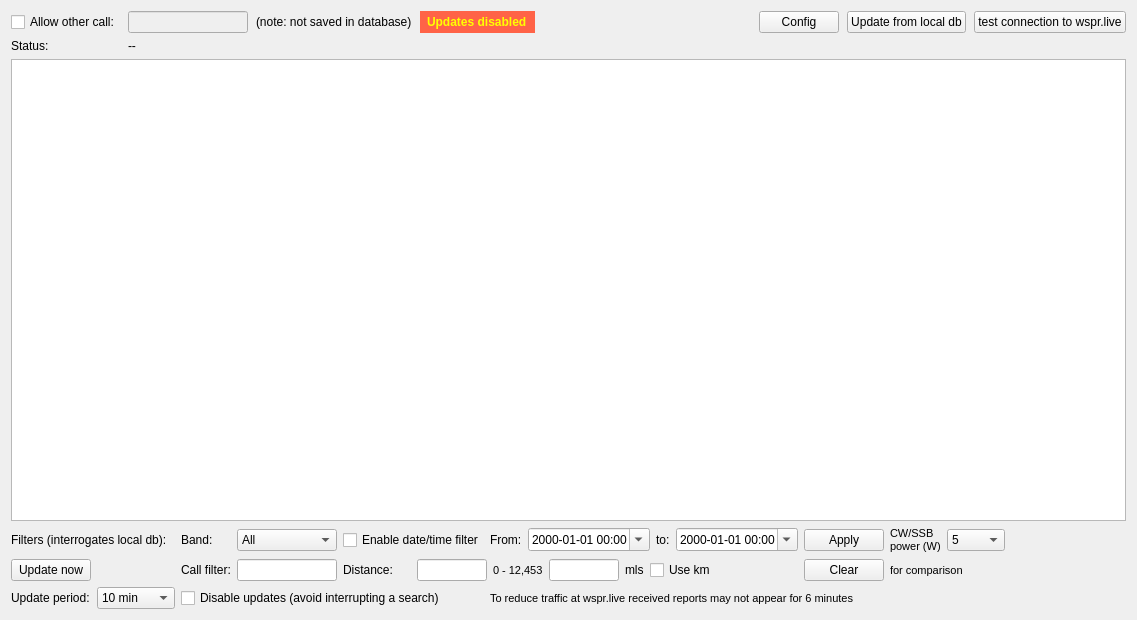
<?xml version="1.0" encoding="UTF-8"?>
<!-- From LiveForm.Designer.cs (C# control names kept), laid out like rxform.ui so the grid grows with the window. Edit in Qt Designer. -->
<ui version="4.0">
 <class>LiveForm</class>
 <widget class="QWidget" name="LiveForm">
  <property name="geometry"><rect><x>0</x><y>0</y><width>1137</width><height>620</height></rect></property>
  <property name="windowTitle"><string>Received transmissions for this call</string></property>
  <layout class="QVBoxLayout" name="mainLayout">
   <item><layout class="QGridLayout" name="topLayout"><property name="horizontalSpacing"><number>8</number></property><item row="0" column="0"><widget class="QCheckBox" name="othercheckBox"><property name="text"><string>Allow other call:</string></property><property name="toolTip"><string>Show the reports for another call (they are not saved)</string></property></widget></item><item row="0" column="1"><widget class="QLineEdit" name="calltextBox"><property name="maximumSize"><size><width>120</width><height>16777215</height></size></property><property name="enabled"><bool>false</bool></property><property name="toolTip"><string>Another call - press Enter to fetch its reports</string></property></widget></item><item row="0" column="2"><widget class="QLabel" name="label9"><property name="text"><string>(note: not saved in database)</string></property></widget></item><item row="0" column="3"><widget class="QLabel" name="disabledlabel"><property name="text"><string>Updates disabled</string></property><property name="font"><font><bold>true</bold></font></property><property name="styleSheet"><string>background-color: tomato; color: yellow; padding: 1px 4px;</string></property></widget></item><item row="0" column="4"><spacer name="topSpacer"><property name="orientation"><enum>Qt::Orientation::Horizontal</enum></property><property name="sizeHint" stdset="0"><size><width>20</width><height>10</height></size></property></spacer></item><item row="0" column="5"><widget class="QPushButton" name="configbutton"><property name="text"><string>Config</string></property><property name="toolTip"><string>Own callsign</string></property></widget></item><item row="0" column="6"><widget class="QPushButton" name="updatebutton"><property name="text"><string>Update from local db</string></property><property name="toolTip"><string>Show the reports saved in the database</string></property></widget></item><item row="0" column="7"><widget class="QPushButton" name="testDBbutton"><property name="text"><string>test connection to wspr.live</string></property></widget></item><item row="1" column="0"><widget class="QLabel" name="label14"><property name="text"><string>Status:</string></property></widget></item><item row="1" column="1" colspan="7"><widget class="QLabel" name="statuslabel"><property name="text"><string>--</string></property></widget></item></layout></item>
   <item><widget class="QTableView" name="dataGridView1"><property name="selectionBehavior"><enum>QAbstractItemView::SelectionBehavior::SelectRows</enum></property><property name="selectionMode"><enum>QAbstractItemView::SelectionMode::SingleSelection</enum></property><property name="editTriggers"><set>QAbstractItemView::EditTrigger::NoEditTriggers</set></property><property name="sortingEnabled"><bool>true</bool></property><property name="alternatingRowColors"><bool>true</bool></property></widget></item>
   <item><layout class="QGridLayout" name="bottomLayout"><property name="horizontalSpacing"><number>6</number></property><item row="0" column="0" colspan="2"><widget class="QLabel" name="label4"><property name="text"><string>Filters (interrogates local db):</string></property></widget></item><item row="0" column="2"><widget class="QLabel" name="label5"><property name="text"><string>Band:</string></property></widget></item><item row="0" column="3"><widget class="QComboBox" name="bandlistBox"><item><property name="text"><string>All</string></property></item><item><property name="text"><string>LF</string></property></item><item><property name="text"><string>MF</string></property></item><item><property name="text"><string>160m</string></property></item><item><property name="text"><string>80m</string></property></item><item><property name="text"><string>60m</string></property></item><item><property name="text"><string>40m</string></property></item><item><property name="text"><string>30m</string></property></item><item><property name="text"><string>22m</string></property></item><item><property name="text"><string>20m</string></property></item><item><property name="text"><string>17m</string></property></item><item><property name="text"><string>15m</string></property></item><item><property name="text"><string>12m</string></property></item><item><property name="text"><string>10m</string></property></item><item><property name="text"><string>8m</string></property></item><item><property name="text"><string>6m</string></property></item><item><property name="text"><string>4m</string></property></item><item><property name="text"><string>2m</string></property></item><item><property name="text"><string>70cm</string></property></item><item><property name="text"><string>23cm</string></property></item></widget></item><item row="0" column="4" colspan="2"><widget class="QCheckBox" name="datecheckBox"><property name="text"><string>Enable date/time filter</string></property></widget></item><item row="0" column="6"><widget class="QLabel" name="label2"><property name="text"><string>From:</string></property></widget></item><item row="0" column="7"><widget class="QDateTimeEdit" name="dateTimePicker1"><property name="displayFormat"><string>yyyy-MM-dd HH:mm</string></property><property name="calendarPopup"><bool>true</bool></property><property name="toolTip"><string>UTC</string></property></widget></item><item row="0" column="8"><widget class="QLabel" name="label1"><property name="text"><string>to:</string></property></widget></item><item row="0" column="9"><widget class="QDateTimeEdit" name="dateTimePicker2"><property name="displayFormat"><string>yyyy-MM-dd HH:mm</string></property><property name="calendarPopup"><bool>true</bool></property><property name="toolTip"><string>UTC</string></property></widget></item><item row="0" column="10"><widget class="QPushButton" name="filterbutton"><property name="text"><string>Apply</string></property></widget></item><item row="0" column="11"><widget class="QLabel" name="label10"><property name="text"><string>CW/SSB 
power (W)</string></property><property name="font"><font><pointsize>8</pointsize></font></property></widget></item><item row="0" column="12"><widget class="QComboBox" name="CWSSBlistBox"><item><property name="text"><string>5</string></property></item><item><property name="text"><string>10</string></property></item><item><property name="text"><string>15</string></property></item><item><property name="text"><string>20</string></property></item><item><property name="text"><string>30</string></property></item><item><property name="text"><string>50</string></property></item><item><property name="text"><string>70</string></property></item><item><property name="text"><string>100</string></property></item><item><property name="text"><string>200</string></property></item><item><property name="text"><string>300</string></property></item><item><property name="text"><string>500</string></property></item><item><property name="text"><string>700</string></property></item><item><property name="text"><string>1000</string></property></item><item><property name="text"><string>1500</string></property></item><item><property name="text"><string>2000</string></property></item></widget></item><item row="0" column="13" rowspan="3"><spacer name="bottomSpacer"><property name="orientation"><enum>Qt::Orientation::Horizontal</enum></property><property name="sizeHint" stdset="0"><size><width>20</width><height>10</height></size></property></spacer></item><item row="1" column="0"><widget class="QPushButton" name="Nowbutton"><property name="text"><string>Update now</string></property><property name="toolTip"><string>Fetch the reports for the update period from wspr.live now</string></property></widget></item><item row="1" column="2"><widget class="QLabel" name="label3"><property name="text"><string>Call filter:</string></property></widget></item><item row="1" column="3"><widget class="QLineEdit" name="callFiltertextBox"><property name="maximumSize"><size><width>100</width><height>16777215</height></size></property><property name="toolTip"><string>Reporters starting with this text</string></property></widget></item><item row="1" column="4"><widget class="QLabel" name="label6"><property name="text"><string>Distance:</string></property></widget></item><item row="1" column="5" colspan="5"><layout class="QHBoxLayout" name="distanceLayout"><item><widget class="QLineEdit" name="DFromtextBox"><property name="maximumSize"><size><width>70</width><height>16777215</height></size></property><property name="toolTip"><string>From (blank = no lower limit)</string></property></widget></item><item><widget class="QLabel" name="Dlabel"><property name="text"><string>0 - 12,453</string></property><property name="font"><font><pointsize>8</pointsize></font></property></widget></item><item><widget class="QLineEdit" name="DTotextBox"><property name="maximumSize"><size><width>70</width><height>16777215</height></size></property><property name="toolTip"><string>To (blank = no upper limit)</string></property></widget></item><item><widget class="QLabel" name="Ulabel"><property name="text"><string>mls</string></property></widget></item><item><widget class="QCheckBox" name="kmcheckBox"><property name="text"><string>Use km</string></property></widget></item><item><spacer name="distanceSpacer"><property name="orientation"><enum>Qt::Orientation::Horizontal</enum></property><property name="sizeHint" stdset="0"><size><width>20</width><height>10</height></size></property></spacer></item></layout></item><item row="1" column="10"><widget class="QPushButton" name="Clearbutton"><property name="text"><string>Clear</string></property><property name="toolTip"><string>Remove the filters: the latest reports again</string></property></widget></item><item row="1" column="11" colspan="2"><widget class="QLabel" name="label11"><property name="text"><string>for comparison</string></property><property name="font"><font><pointsize>8</pointsize></font></property></widget></item><item row="2" column="0"><widget class="QLabel" name="label8"><property name="text"><string>Update period:</string></property></widget></item><item row="2" column="1"><widget class="QComboBox" name="PlistBox"><property name="toolTip"><string>How far back each update from wspr.live goes</string></property><item><property name="text"><string>10 min</string></property></item><item><property name="text"><string>20 min</string></property></item><item><property name="text"><string>30 min</string></property></item><item><property name="text"><string>1 hour</string></property></item><item><property name="text"><string>3 hours</string></property></item><item><property name="text"><string>6 hours</string></property></item><item><property name="text"><string>12 hours</string></property></item><item><property name="text"><string>24 hours</string></property></item></widget></item><item row="2" column="2" colspan="4"><widget class="QCheckBox" name="updatecheckBox"><property name="text"><string>Disable updates (avoid interrupting a search)</string></property></widget></item><item row="2" column="6" colspan="7"><widget class="QLabel" name="label7"><property name="text"><string>To reduce traffic at wspr.live received reports may not appear for 6 minutes</string></property><property name="font"><font><pointsize>8</pointsize></font></property></widget></item></layout></item>
  </layout>
 </widget>
 <resources/>
 <connections/>
</ui>
